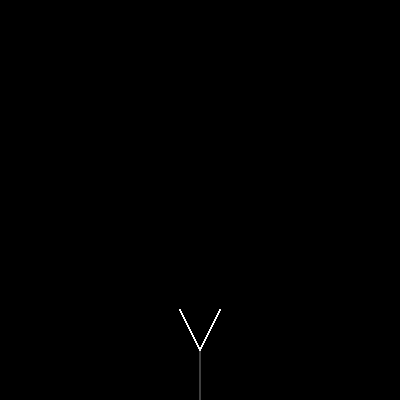
Frame 1 (no input)
Frame 60 (no input): identical to frame 1, image omitted
Frame 120 (the mouse pressed at the canvas centre since frame 60): identical to frame 1, image omitted

The p5.js sketch that drew this single still picture (run headless with seeded random() and noise() and a simulated clock; from frame 60 on, the mouse is pressed at the canvas centre):

// p5.js sketch
// ── sketch.js
function setup() {
  createCanvas(400, 400);
}

function draw() {
  background(0);
  strokeWeight(0.5);
  stroke(255);

  let x = width / 2;
  let y = height;
  let gapX = 20;
  let gapY = 50;

  line(x, y, x, y - gapY)

  line(x, y - gapY, x + gapX, y - gapY - gapY * 0.8)
  line(x, y - gapY, x - gapX, y - gapY - gapY * 0.8)

  for (i = 0; i < 100; i++) {
    line(x, y - gapY, x + gapX, y - gapY - gapY * 0.8)
    line(x, y - gapY, x - gapX, y - gapY - gapY * 0.8)

  }


}
